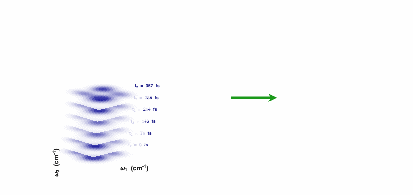
%> input picture Fig_4/animate_3DVE.gif, 413 x 195 px
$ octave check_frames.m   (GNU Octave 9; MATLAB toolbox functions it lacks are replaced by stand-ins)
%> lines starting %> are read from the running program, lines starting %| are printed output that depends on the picture
% Extract frames 40, 80, 130, 180 from the GIF to check each phase
gifFile = 'animate_3DVE.gif';
checkFrames = [40, 80, 130, 180];
for i = 1:length(checkFrames)
    f = checkFrames(i);
    [img, cmap] = imread(gifFile, f);
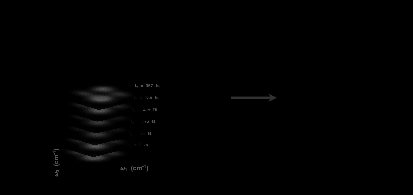
%> img: size 195x413 uint8; min 0, max 89, mean 1.1
%> cmap = 90 rows, first 12: [0.996 0.996 0.996; 0.953 0.953 0.976; 0.945 0.945 0.957; 0.933 0.933 0.973; 0.922 0.922 0.965; 0.918 0.918 0.918; 0.894 0.894 0.894; 0.89 0.89 0.949; 0.882 0.882 0.933; 0.867 0.867 0.941; 0.776 0.902 0.776; 0.851 0.851 0.933]
    rgb = ind2rgb(img, cmap);
    imwrite(rgb, sprintf('check_frame_%03d.png', f));
end
disp('done')
%| done
